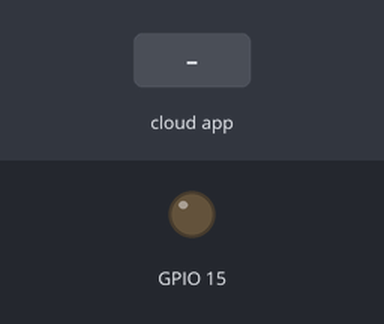
Recording of a sketch running on a simulated ESP32. Shown: output pins drawn as LEDs (lit = HIGH). The test bench sets the inputs (shaded band). WiFi joins after 1.5 s; servers stay silent unless stated; the Firebase database answers and starts empty; what the sketch prints to the serial monitor is not drawn.

Above: at 2.7 s.
2.8 s: the phone or cloud app sets lampada to on
At 4.1 s:
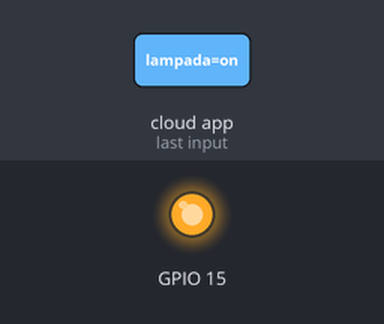
Timing chart, 0 to 5.8 s (numbered marks = the images above; inputs shaded):
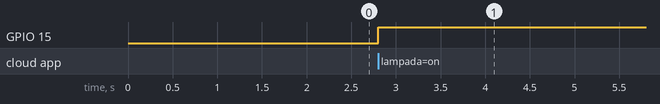

The sketch:

esp32.ino
```cpp
#include <WiFi.h>
#include "FirebaseESP32.h"

#define WIFI_SSID ""
#define WIFI_PASSWORD ""
#define FIREBASE_HOST ""
#define FIREBASE_AUTH ""

FirebaseData firebaseData;
String lampada = "/lampada";
void setup() {
  pinMode(15, OUTPUT);
  Serial.begin(115200);
  Serial.println();
  // put your setup code here, to run once:
  WiFi.begin(WIFI_SSID,WIFI_PASSWORD);
  Serial.print("Conectando ao WIFI");
  while (WiFi.status() != WL_CONNECTED){
    Serial.print(".");
    delay(300);
    }
    Serial.println();
    Firebase.begin(FIREBASE_HOST,FIREBASE_AUTH);
    Firebase.reconnectWiFi(true);
}

void loop() {
  // put your main code here, to run repeatedly:
  Firebase.getString(firebaseData, lampada);
  Serial.println(firebaseData.stringData());
  //Firebase.setString(firebaseData, lampada, "0ff");
  //Serial.println(firebaseData.stringData());
  //Firebase.end(firebaseData);
  if (firebaseData.stringData() == "on"){
    digitalWrite(15, HIGH);
    }else{
      digitalWrite(15, LOW);
      }
    delay(1000);
}
```

Measured:
- after the input at 2.8 s, GPIO 15: LOW → HIGH at once
